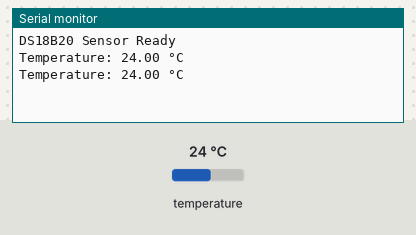
The sketch below on a simulated Arduino Uno, built with avr-gcc and run on an emulated ATmega328P. Parts: the last lines printed to the serial monitor. The test bench sets the inputs (shaded band); at power-on: temperature 24 °C.

Above: at 3.3 s.
3.4 s: temperature set to 12 °C
At 5.5 s:
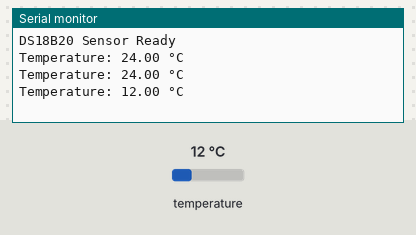
5.9 s: temperature set to 19 °C
At 6.8 s:
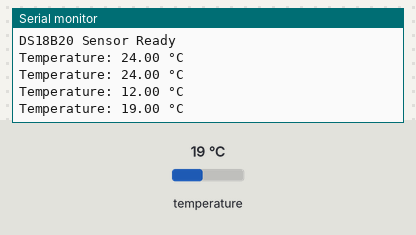
Timing chart, 0 to 8.9 s (numbered marks = the images above; inputs shaded):
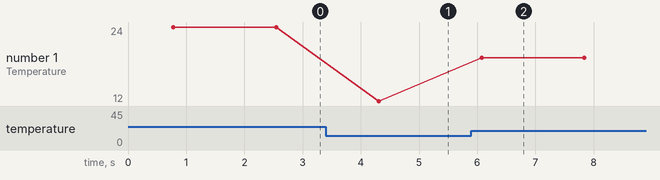

Measured:
- after the input at 3.4 s, the serial monitor: prints a new line after 0.91 s (image 1)
- after the input at 5.9 s, the serial monitor: prints a new line after 0.17 s (image 2)
- plotted number 1: 24 → 12 after the input at 3.4 s, 12 → 19 after the input at 5.9 s

The sketch:

main.ino
```cpp
#include <OneWire.h>
#include <DallasTemperature.h>

#define ONE_WIRE_BUS 2 // Pin where the DS18B20 is connected

OneWire oneWire(ONE_WIRE_BUS);
DallasTemperature sensors(&oneWire);

void setup() {
  Serial.begin(9600);
  sensors.begin();
  Serial.println("DS18B20 Sensor Ready");
}

void loop() {
  sensors.requestTemperatures(); // Send command to get temperatures
  float temperature = sensors.getTempCByIndex(0); // Read temperature in Celsius

  if (temperature == DEVICE_DISCONNECTED_C) {
    Serial.println("Sensor not connected!");
    return;
  }

  Serial.print("Temperature: ");
  Serial.print(temperature);
  Serial.println(" °C");

  delay(1000); // Wait for 1 second before reading again
}
```
